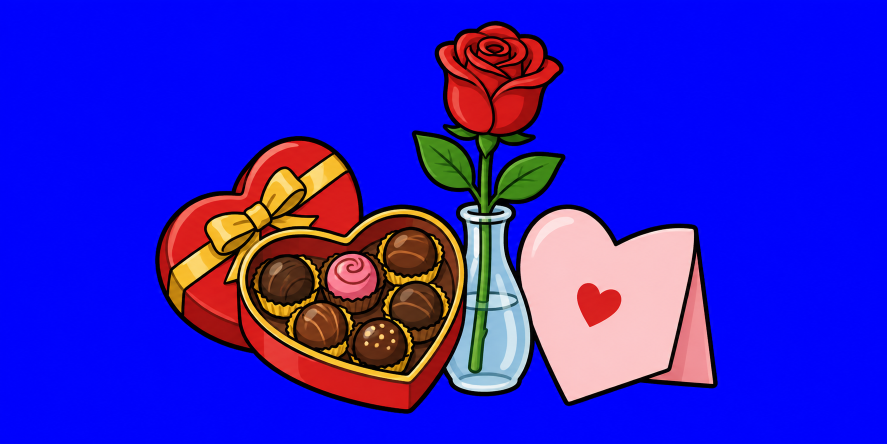
#> input picture design-docs/valentine/valentine-kit.png, 1774 x 887 px (shown at 1/2 size)
$ python export.py
#> lines starting #> are read from the running program, lines starting #| are printed output that depends on the picture; after the words box and inside, x2 and y2 are one past the last pixel; in counts of white or black regions, pixels touching at a corner belong together
### design-docs/art.py
"""Shared steps for exporting seasonal theme art (see halloween/README.md).

Each theme's export.py imports this: key the flat magenta background out with
alpha from min(R,B) - G ramping between 60 and 140 and a half-strength
despill, crop to the art plus a margin, split pose sheets at their empty
column (or row) runs, measure a feature (an eye) to put sheets drawn at
different sizes on one scale, and write WebP, keeping each picture's
outline, which write_outlines gives the theme as outlines.ts for the rigs'
footprint checks. EyeScale holds one animal's pictures on that scale and
prints where each part sat in its reference.

The scripts pin their libraries: Pillow 13 writes a few pixels of some
pictures differently, so the shipped WebPs would no longer be reproduced.
"""
from collections import deque
from collections.abc import Callable
from dataclasses import dataclass
from pathlib import Path
import subprocess
import tempfile

import numpy as np
from PIL import Image

MARGIN = 6

Mask = Callable[[np.ndarray], np.ndarray]
# Finds where a part sits in a whole (its top left), as by_colour does.
Placer = Callable[[np.ndarray, np.ndarray], tuple[int, int]]
Size = tuple[int, int]
# A line across a neck (drawing units), nape side to throat side.
Line = tuple[tuple[float, float], tuple[float, float]]


# [8 lines left out: function keyed, not called in this run]


def crop(rgba: np.ndarray) -> np.ndarray:
    ys, xs = np.nonzero(rgba[..., 3] > 8)
    return rgba[max(0, ys.min() - MARGIN):ys.max() + MARGIN + 1, max(0, xs.min() - MARGIN):xs.max() + MARGIN + 1]


def crop_origin(rgba: np.ndarray) -> tuple[int, int]:
    """Where crop(rgba) starts in rgba (x, y): where a point of the picture
    lands in what is exported is measured from here."""
    ys, xs = np.nonzero(rgba[..., 3] > 8)
    return max(0, xs.min() - MARGIN), max(0, ys.min() - MARGIN)


# [25 lines left out: functions poses, fill_only, not called in this run]


def rows(rgba: np.ndarray, count: int) -> list[np.ndarray]:
    """Split a sheet of count pieces, top to bottom, the same way."""
    return [p.transpose(1, 0, 2) for p in poses(rgba.transpose(1, 0, 2), count)]


def blob(mask: np.ndarray, seed: tuple[int, int]) -> list[tuple[int, int]]:
    """The pixels (row, column) of mask's blob nearest seed (x, y): every one
    joined, side by side, to the mask's pixel nearest seed, in the order a
    flood fill from there reaches them."""
    ys, xs = np.nonzero(mask)
    i = int(np.argmin((ys - seed[1]) ** 2 + (xs - seed[0]) ** 2))
    start = (int(ys[i]), int(xs[i]))
    seen, todo, found = {start}, deque([start]), []
    while todo:
        y, x = todo.popleft()
        found.append((y, x))
        for n in ((y + 1, x), (y - 1, x), (y, x + 1), (y, x - 1)):
            if 0 <= n[0] < mask.shape[0] and 0 <= n[1] < mask.shape[1] and mask[n] and n not in seen:
                seen.add(n)
                todo.append(n)
    return found


def feature(path: Path, seed: tuple[int, int], dark_below: int = 200) -> float:
    """The size (mean of width and height) of the dark blob nearest seed in a
    source image: an eye, the one feature every pose of an animal shares. An
    animal whose plumage is itself dark (a brown hawk) sets dark_below lower,
    so only the pupil counts."""
    rgb = np.asarray(Image.open(path).convert('RGB')).astype(int)
    by, bx = zip(*blob(rgb.sum(axis=-1) < dark_below, seed))
    return ((max(bx) - min(bx) + 1) + (max(by) - min(by) + 1)) / 2


def lum(rgba: np.ndarray) -> np.ndarray:
    return rgba[..., :3].astype(np.float32) @ np.array([0.299, 0.587, 0.114], dtype=np.float32)


def opaque(rgba: np.ndarray) -> np.ndarray:
    return rgba[..., 3] > 128


def ground(rgba: np.ndarray) -> int:
    """The lowest row anything stands on: the last with an opaque pixel."""
    return int(np.nonzero(opaque(rgba).any(axis=1))[0].max())


# [4 lines left out: function pale, not called in this run]


def rescaled(rgba: np.ndarray, k: float) -> np.ndarray:
    img = Image.fromarray(rgba, 'RGBA')
    return np.asarray(img.resize((round(img.width * k), round(img.height * k)), Image.LANCZOS))


# Given a part, what a window of the whole the same size as it scores: the
# higher, the better the part fits there.
Score = Callable[[np.ndarray], Callable[[np.ndarray], float]]


# [50 lines left out: functions search, place, _correlate, by_colour, not called in this run]


# How many sides a picture's outline has: one along each of this many
# directions, evenly turned, the four square to its box among them.
SIDES = 16
# Every picture export writes, by the folder it went to: its outline.
OUTLINES: dict[Path, dict[str, str]] = {}


def outline(rgba: np.ndarray) -> str:
    """Where a picture's art lies, for the rigs' footprint checks, which
    measure it rather than its box (whose corners, round a rounded piece or
    under a chin, are see-through): the SIDES-sided polygon each of whose
    sides lies along its own direction and touches the art's opaque pixels,
    so it holds every one of them, and inside the box. Its corners as
    fractions of the box, x then y, to a thousandth: "x,y x,y ..."."""
    ys, xs = np.nonzero(opaque(rgba))
    h, w = rgba.shape[:2]
    turns = np.arange(SIDES) * 2 * np.pi / SIDES
    normals = np.stack([np.cos(turns), np.sin(turns)], axis=1)
    middles = np.stack([xs + 0.5, ys + 0.5], axis=1)
    # Each side as far out as the furthest pixel's furthest corner.
    reach = (middles @ normals.T).max(axis=0) + 0.5 * np.abs(normals).sum(axis=1)
    corners = []
    for i in range(SIDES):
        a, b = normals[i], normals[(i + 1) % SIDES]
        x, y = np.linalg.solve(np.array([a, b]), np.array([reach[i], reach[(i + 1) % SIDES]]))
        corners.append((min(max(x / w, 0), 1), min(max(y / h, 0), 1)))
    points = [f'{short(x)},{short(y)}' for x, y in corners]
    return ' '.join(p for i, p in enumerate(points) if p != points[i - 1])


def short(v: float) -> str:
    """A fraction to a thousandth, as briefly as it is written: .25, 1, 0."""
    text = f'{v:.3f}'.rstrip('0').rstrip('.')
    return text[1:] if text.startswith('0.') else text


# [7 lines left out: function write_outlines, not called in this run]


def export(rgba: np.ndarray, out: Path, name: str, scale: float, outlined: bool = True) -> tuple[int, int]:
    """A picture written as name.webp at scale; outlined, its outline kept
    for write_outlines."""
    if outlined:
        OUTLINES.setdefault(out, {})[name] = outline(rgba)
    img = Image.fromarray(rgba, 'RGBA')
    size = (round(img.width * scale), round(img.height * scale))
    img = img.resize(size, Image.LANCZOS)
    with tempfile.TemporaryDirectory() as tmp:
        png = Path(tmp) / f'{name}.png'
        img.save(png)
        subprocess.run(['cwebp', '-quiet', '-q', '90', '-alpha_q', '100', '-exact', str(png), '-o', str(out / f'{name}.webp')], check=True)
    return size


# [27 lines left out: functions export_with_fur, knobbed, not called in this run]


def ramp(t: np.ndarray) -> np.ndarray:
    t = np.clip(t, 0, 1)
    return t * t * (3 - 2 * t)


# [4 lines left out: function faded, not called in this run]


# How far before the wrist (toward the shoulder) an arm piece starts to fade
# out, and how far past it it is gone, in drawing units.
WRIST_KEPT = 0.5
WRIST_GONE = 0.7


# [42 lines left out: functions wristed, inside, across, grid, not called in this run]


@dataclass(frozen=True)
class Neck:
    """Where a bird's neck is parted from its body and its head, so the
    feathers between can be cut into a piece of their own that the rig
    stretches from the body to wherever the head goes: a line across it
    each (drawing units, nape side to throat side). The body is cut off at
    the lower line and outlined along it, line thick (the drawings'
    outlines) in their ink; the head is kept to the upper line and fades
    out past it over soft. The neck piece is what lies between, cut from
    the body and head laid together where they sat, sides across, running
    on under under the head. Its fur runs back over the body's new outline
    and fades out over run; outlined, it runs back as far again and is
    outlined where it ends, so the neck turned out from under the body has
    an outlined base. Fur is what is lighter than ink by fur's first
    (luminance), fully so fur's second above it. Parts are laid together at
    work pixels a unit, on a canvas size units across. ends: the neck runs
    back under the body only along the body's line, between its ends, so
    nothing of it lies under the body beyond them to swing out over the
    back when the neck nods about the line's nape end. bare: the body's cut
    is not outlined within that many drawing units of its silhouette, where
    its own outline already runs, so no stub of the cut's outline stands
    out at the back or the breast once the neck has moved off its ends."""
    body: Line
    head: Line
    sides: tuple[float, float]
    ink: tuple[int, int, int]
    size: tuple[int, int]
    soft: float = 0.7
    under: float = 0.3
    line: float = 0.22
    run: float = 0.6
    fur: tuple[float, float] = (30, 25)
    work: int = 48
    ends: bool = False
    bare: float = 0

    # [86 lines left out: functions inked, feathers, body_cut, head_kept, laid, pieces and 1 more, not called in this run]


def cut(rgba: np.ndarray, names: list) -> dict:
    """A sheet split into its named pieces, left to right, each cropped."""
    return dict(zip(names, (crop(p) for p in poses(rgba, len(names)))))


class EyeScale:
    """One animal's pictures put on one scale, the eye's (the one feature
    every pose shares), so every pose is the same animal: its eye is eye
    drawing units across, written at res file pixels per unit, and the
    theme's rig sets how big a unit is on the page. eyes says where each
    sheet's eye is (source pixels, measured by eye). Drawing units are the
    reference's, moved by margin so a frame round it has a margin. measure
    says how big the feature is in a sheet, given where it is: feature (a
    dark blob) by default, or another where an eye cannot be told from the
    fur round it (a bumblebee's, in its black head) or than which only a
    darker blob counts (a brown hawk's: feature with a lower dark_below).
    Given middle (where the feature's middle is in a sheet, source pixels,
    given its seed), the reference and each key pose also print where
    their eye is, which the lab lines up with the rig's."""

    def __init__(self, here: Path, eyes: dict[str, tuple[int, int]], eye: float, res: int, margin: int = 1,
                 measure: Callable[[Path, tuple[int, int]], float] = feature,
                 middle: Callable[[Path, tuple[int, int]], tuple[float, float]] | None = None):
        self.here, self.eyes, self.eye, self.res, self.margin, self.measure, self.middle = here, eyes, eye, res, margin, measure, middle
        self.standing = np.zeros((0, 0, 4), np.uint8)
        self.standing_sheet = ''

    def px(self, sheet: str, seed: tuple[int, int] | None = None) -> float:
        """The eye's size in a sheet's own pixels."""
        return self.measure(self.here / sheet, seed or self.eyes[sheet])

    def on_eye(self, sheet: str) -> float:
        """File pixels to each of a sheet's pixels."""
        return self.eye / self.px(sheet) * self.res

    def per_unit(self) -> float:
        """The reference's pixels to each drawing unit."""
        return self.px(self.standing_sheet) / self.eye

    def units(self, size: Size) -> str:
        return f'{size[0] / self.res:.2f}x{size[1] / self.res:.2f}'

    def spot(self, sheet: str, seed: tuple[int, int], at: tuple[float, float], key: Callable[[Path], np.ndarray] = keyed) -> tuple[float, float]:
        """Where a point of a sheet (source pixels) is in its exported
        picture, in its drawing units, given where its eye is: the
        reference's are the rig's, moved by margin."""
        path = self.here / sheet
        left, top = crop_origin(key(path))
        per_unit = self.measure(path, seed) / self.eye
        lift = self.margin if sheet == self.standing_sheet else 0
        return (at[0] - left) / per_unit + lift, (at[1] - top) / per_unit + lift

    def eye_at(self, sheet: str, seed: tuple[int, int], key: Callable[[Path], np.ndarray]) -> str:
        if self.middle is None:
            return ''
        x, y = self.spot(sheet, seed, self.middle(self.here / sheet, seed), key)
        return f'; eye at {x:.2f}, {y:.2f}'

    def reference(self, sheet: str, out: Path, name: str, key: Callable[[Path], np.ndarray] = keyed) -> Size:
        """The whole animal standing square, its anatomy reference: written
        for the lab to lay over the rig, and kept to place the parts by."""
        self.standing = crop(key(self.here / sheet))
        self.standing_sheet = sheet
        size = export(self.standing, out, name, self.on_eye(sheet))
        print(f'{name}: {self.units(size)} at {self.margin}, {self.margin}; ground {ground(self.standing) / self.per_unit() + self.margin:.2f}{self.eye_at(sheet, self.eyes[sheet], key)}')
        return size

    def key_poses(self, prefix: str, seeds: dict[str, tuple[int, int]], out: Path, key: Callable[[Path], np.ndarray] = keyed) -> None:
        """Key poses of the same animal, drawn from the reference, that the
        rig's poses are tuned toward; the lab lays each over its mode. seeds
        says where each one's eye is."""
        for pose, seed in seeds.items():
            name = f'{prefix}{pose}'
            path = self.here / f'{name}.png'
            eye = self.measure(path, seed)
            size = export(crop(key(path)), out, name, self.eye / eye * self.res)
            print(f'{name}: eye {eye:.1f}px; drawing units {self.units(size)}{self.eye_at(f"{name}.png", seed, key)}')

    # [13 lines left out: function placed, not called in this run]

    def find(self, part: np.ndarray, mask: Mask | Placer) -> tuple[int, int]:
        """Where a part, grown onto the reference's pixels, sits in it."""
        return by_colour(part, self.standing) if mask is by_colour else place(part, self.standing, mask=mask)

    # [20 lines left out: functions parts, bar, foot, not called in this run]

### design-docs/valentine/export.py
# /// script
# dependencies = ["pillow==12.3.0", "numpy==2.5.4"]
# ///
"""Keys, crops and exports the Valentine's art. Run: uv run design-docs/valentine/export.py

The steps are shared with the other themes (../art.py), except the keying:
this month's art is pink and red, near the magenta every earlier sheet was
drawn on, and magenta keying eats any pink with enough blue in it. So the
cupid is drawn on flat green #00FF00 (it has no green anywhere) and the
shelf art, whose rose has a green stem, on flat blue #0000FF (it has no blue
or purple). Each is keyed on its own colour with the magenta recipe's ramp,
the spill taken as that channel's excess over the other two, and the
fringe of that colour pulled out of the edge pixels.
"""
from pathlib import Path
import sys

import numpy as np
from PIL import Image

sys.path.insert(0, str(Path(__file__).resolve().parents[1]))
from art import EyeScale, crop, cut, export, export_with_fur, opaque, pale, write_outlines  # noqa: E402

HERE = Path(__file__).resolve().parent
OUT = HERE.parents[1] / 'internal/dashboard/ui/src/lib/theme/valentine'
LAB = HERE.parents[1] / 'internal/dashboard/ui/src/lab'
GREEN, BLUE = 1, 2
# The shelf picture's height on the page; it is written at twice that.
KIT_HEIGHT = 70
# The cupid's pictures are all on one scale, the eye's: EYE drawing units
# across, written at RES file pixels per unit; cupid-rig.ts sets how big a
# unit is on the page.
EYE = 1.6
RES = 12
# Where each sheet's eye is (source pixels), measured by eye.
EYES = {'cupid-reference.png': (925, 290), 'cupid-parts.png': (915, 535)}
# Key poses of the same cupid, edits of the reference, for the lab to lay
# over each mode, and where each one's eye is.
KEY_POSES = {'flit': (1080, 380), 'aim': (894, 280), 'release': (890, 296), 'dodge': (794, 286)}
# The parts sheet, left to right, cut from the reference: the body with
# its arms, legs, head and wings taken off; the head, its neck edge soft;
# the near wing.
PARTS = ['cupid-body', 'cupid-head', 'cupid-wing']


# [5 lines left out: function tunic, not called in this run]


# The head is matched by its pale skin and curls, since its outline alone
# would fit in many places; the body by its tunic. The wing is placed by
# hand: the near wing in the reference is partly behind the far one.
MASKS = {'cupid-head': pale, 'cupid-body': tunic, 'cupid-wing': None}
# The limb pieces, left to right, cut from the reference's own limbs, and
# each one's size in drawing units: a capsule's thickness (its height), the
# hand's height and the foot's length, measured off the reference.
LIMBS = ['cupid-arm', 'cupid-hand', 'cupid-thigh', 'cupid-shin', 'cupid-foot']
LIMB_SIZE = {
    'cupid-arm': (2.0, 'height'), 'cupid-hand': (2.1, 'height'), 'cupid-thigh': (2.8, 'height'),
    'cupid-shin': (2.2, 'height'), 'cupid-foot': (3.2, 'width'),
}
# The open hand (cupid-hand-open.png, its own sheet), flung up and back as
# it dodges, by its length: as much bigger than the fist as the dodge
# drawing's open hand is than its fist, its wrist then a little thicker than
# the fist's, both hidden in the forearm's end.
OPEN_HAND = 3.05


def keyed_on(path: Path, channel: int) -> np.ndarray:
    """Alpha from how far the key channel stands above the other two,
    ramping between 60 and 140 as the magenta recipe does, and half that
    excess taken back out of the key channel so edges carry no fringe."""
    rgb = np.asarray(Image.open(path).convert('RGB')).astype(np.float32)
    others = np.max(np.delete(rgb, channel, axis=-1), axis=-1)
    spill = rgb[..., channel] - others
    alpha = 1 - np.clip((spill - 60) / 80, 0, 1)
    out = rgb.copy()
    out[..., channel] -= np.maximum(spill, 0) * 0.5
    return np.clip(np.dstack([out, alpha * 255]), 0, 255).astype(np.uint8)


def on_green(path: Path) -> np.ndarray:
    return keyed_on(path, GREEN)


def cupid(name: str) -> np.ndarray:
    return on_green(HERE / f'{name}.png')


def eye_middle(path: Path, seed: tuple[int, int]) -> tuple[float, float]:
    """The middle of the dark within 40px of seed."""
    rgb = np.asarray(Image.open(path).convert('RGB')).astype(int)
    dark = rgb.sum(axis=-1) < 200
    sx, sy = seed
    ys, xs = np.nonzero(dark[sy - 60:sy + 60, sx - 60:sx + 60])
    near = (ys - 60) ** 2 + (xs - 60) ** 2 < 40 ** 2
    return xs[near].mean() + sx - 60, ys[near].mean() + sy - 60


def main() -> None:
    kit = crop(keyed_on(HERE / 'valentine-kit.png', BLUE))
#> in keyed_on, `others = np.max(np.delete(rgb, channel, axis=-1), axis=-1)`:
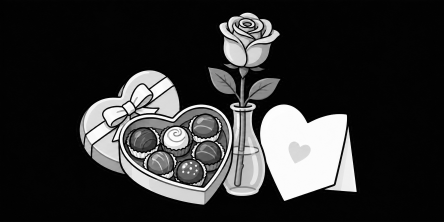
#> others: shape (887, 1774) float32 (shown at 1/4 size); min 0, max 255, mean 48.9
#> in keyed_on, `spill = rgb[..., channel] - others`:
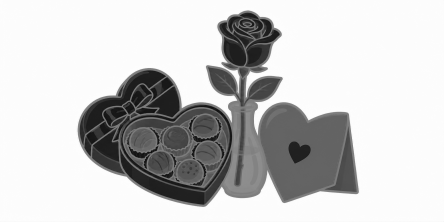
#> spill: shape (887, 1774) float32 (shown at 1/4 size); min -250, max 255, mean 150.8; drawn with min black and max white
#> in keyed_on, `alpha = 1 - np.clip((spill - 60) / 80, 0, 1)`:
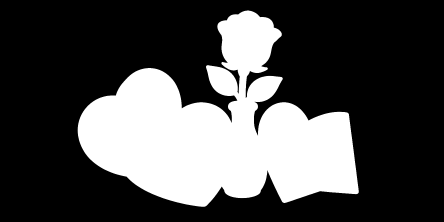
#> alpha: shape (887, 1774) float32 (shown at 1/4 size); min 0, max 1, mean 0.298
#> in keyed_on, `out[..., channel] -= np.maximum(spill, 0) * 0.5`:
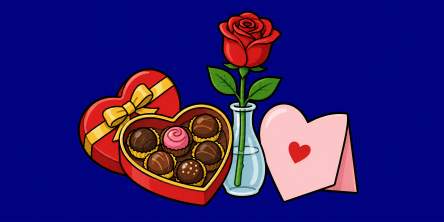
#> out: shape (887, 1774, 3) float32 (shown at 1/4 size); mean R, G, B 45.8, 29.4, 111.8
    size = export(kit, OUT, 'valentine-kit', 2 * KIT_HEIGHT / kit.shape[0])
#> in opaque, `return rgba[..., 3] > 128`:
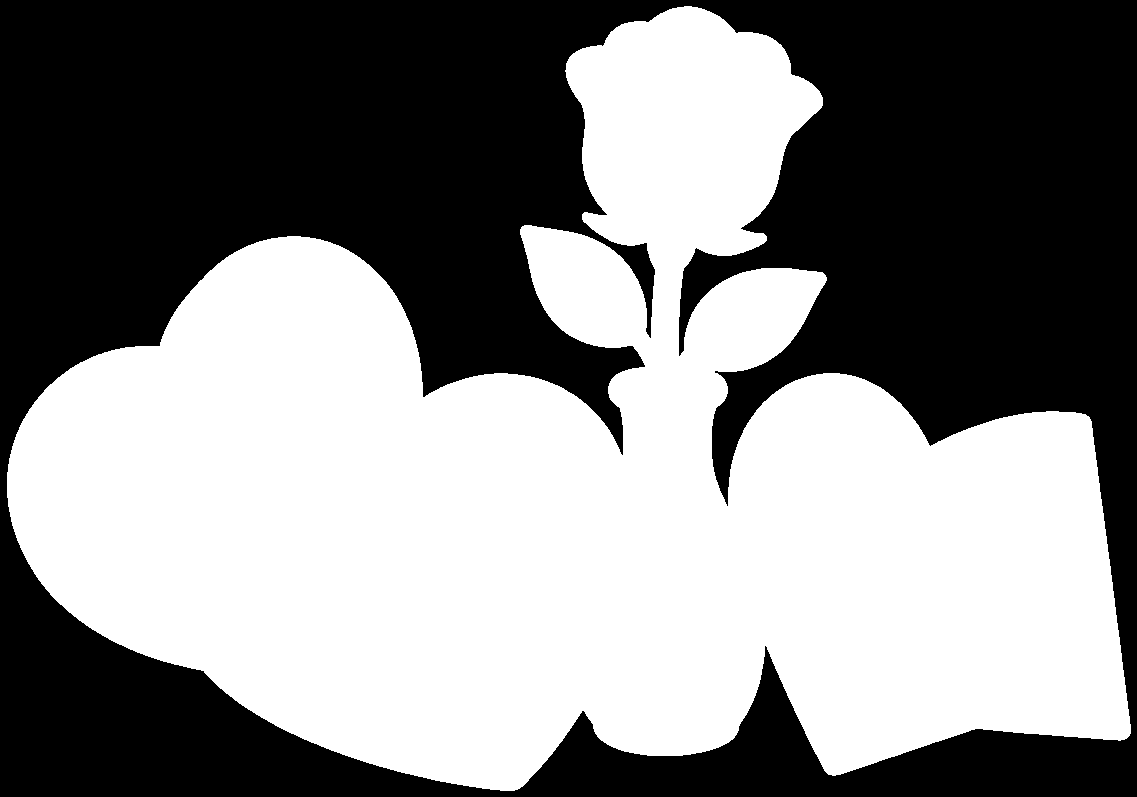
#> returned value: shape (797, 1137) bool; 51.7% white; 1 black region, box (x1, y1, x2, y2) and area: (0, 0, 1137, 797) 437991
#> in outline, `middles = np.stack([xs + 0.5, ys + 0.5], axis=1)`: middles = 468198 pairs, first value 7.5 to 1130.5, second value 6.5 to 790.5
#> in outline, `reach = (middles @ normals.T).max(axis=0) + 0.5 * np.abs(normals).sum(..`: reach = [1131, 1325.8, 1319.5, 1114.2, 791, 567.4, 385.4, 191.3, -7, -180.9, -306.9, -259.8, -6, 261.5, 521.1, 847.8]
#> the loop in outline, `for i in range(SIDES):` made 16 passes
#> (x, y) on passes 1 to 8: (1131, 734), (1130.3, 735.7), (1126.7, 739.3), (1001.9, 791), (426.9, 791), (118.1, 663.1), (31.85, 576.8), (7, 516.9)
#> after the loop in outline, `for i in range(SIDES):`: corners = [(0.995, 0.921), (0.994, 0.923), (0.991, 0.928), (0.881, 0.992), (0.375, 0.992), (0.104, 0.832), (0.028, 0.724), (0.00616, 0.649), (0.00616, 0.572), (0.024, 0.51), (0.229, 0.217), (0.584, 0.00753), (0.614, 0.00753), (0.682, 0.0475), (0.919, 0.387), (0.995, 0.646)]
#> in outline, `points = [f'{short(x)},{short(y)}' for x, y in corners]`: points = ['.995,.921', '.994,.923', '.991,.928', '.881,.992', '.375,.992', '.104,.832', '.028,.724', '.006,.649', '.006,.572', '.024,.51', '.229,.217', '.584,.008', '.614,.008', '.682,.048', '.919,.387', '.995,.646']
#> in export, `img = img.resize(size, Image.LANCZOS)`:
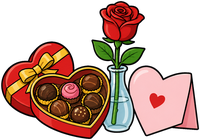
#> img: PIL image 200x140 RGBA; mean R, G, B, A 79.8, 49.4, 39.1, 131.7; transparent parts drawn white
#> size = (200, 140)
    print(f'valentine-kit: display {size[0] / 2:g}x{size[1] / 2:g}')
#| valentine-kit: display 100x70
    scale = EyeScale(HERE, EYES, EYE, RES, middle=eye_middle)
    scale.reference('cupid-reference.png', LAB, 'cupid-reference', key=on_green)
#> call 2 of keyed_on, with channel = 1
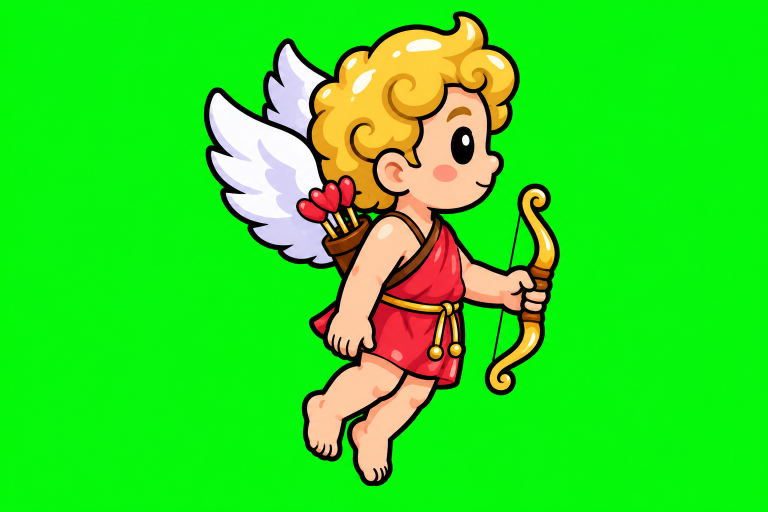
#> input picture design-docs/valentine/cupid-reference.png, 1536 x 1024 px (shown at 1/2 size)
#> (the rest of the program and of its run is left out)
